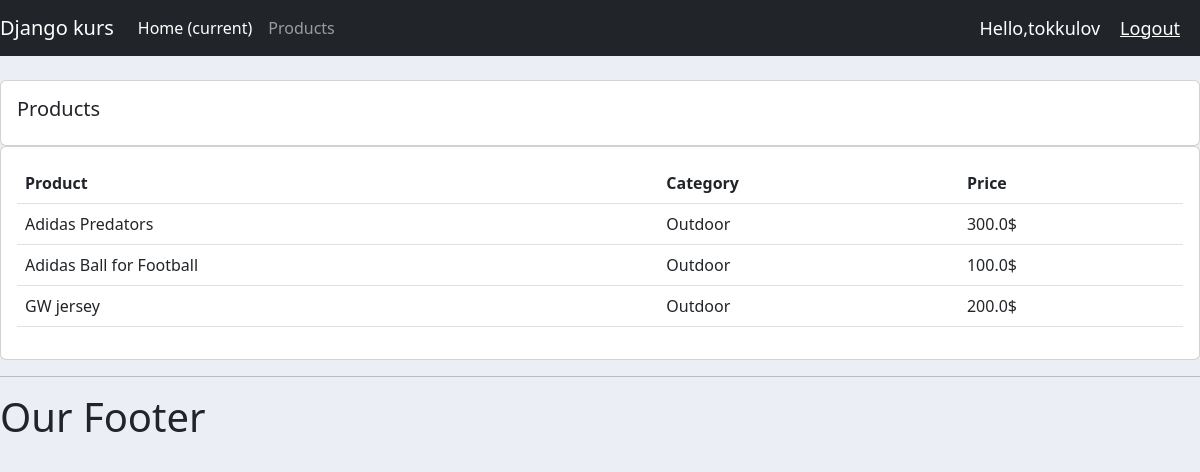
Screenshot of /products/ (signed in) with the database file from the repository.
### accounts/models.py (models this page shows, shortened)
class Product(models.Model):
    CATEGORY = (
        ('Indoor', 'Indoor'),
        ('Outdoor', 'Outdoor'),
    )
    name = models.CharField(max_length=200, null=True)
    price = models.FloatField(null=True)
    category = models.CharField(max_length=200, null=True, choices=CATEGORY)
    description = models.CharField(max_length=200, null=True, blank=True)
    date_created = models.DateTimeField(auto_now_add=True, null=True)
    tags = models.ManyToManyField(Tag)

### accounts/decorators.py (the view)
        def wrapper_func(request, *args, **kwargs):
            group = None
            if request.user.groups.exists():
                group = request.user.groups.all()[0].name
            if group in allowed_roles:
                return view_func(request, *args, **kwargs)
            else:
                return HttpResponse('You are not authorized to view this page')

### accounts/views.py (called while the page is built)
@login_required(login_url='login')
@allowed_users(allowed_roles = ['admin'])
def products(request):
    products = Product.objects.all()
    context =  {'products': products}
    return render(request, 'accounts/products.html',context)

### accounts/templates/accounts/products.html
{% extends 'accounts/main.html' %}
{% block content %}
<br>
<div class="row">
    <div class="col-md">
        <div class="card card-body">
            <h5>Products</h5>
        </div>
        <div class="card card-body">
            <table class="table">
                <tr>
                    <th>Product</th>
                    <th>Category</th>
                    <th>Price</th>
                </tr>
                {% for i in products %}
                    <tr>
                        <td>{{i.name}}</td>
                        <td>{{i.category}}</td>
                        <td>{{i.price}}$</td>
                    </tr>
                {% endfor %}
            </table>
        </div>
    </div>
</div>
{% endblock %}

### accounts/templates/accounts/navbar.html (shortened to what this page needs)
{% load static %}
<nav class="navbar navbar-expand-lg navbar-dark bg-dark">
  <a class="navbar-brand" href="{% url 'home' %}">Django kurs</a>
  <div class="collapse navbar-collapse" id="navbarNavAltMarkup">
    <div class="navbar-nav">
      {% if request.user.is_staff %}
      <a class="nav-item nav-link active" href="{% url 'home' %}">Home <span class="sr-only">(current)</span></a>
      <a class="nav-item nav-link" href="{% url 'products' %}">Products</a>
    </div>
      {% else %}
      <li class = nav-item></li>
      <a class="nav-item nav-link" href="{% url 'account' %}">Settings</a>
      {% endif %}
  </div>
  <span class="hello-msg">Hello,{{request.user}} </span>
  <span><a class="hello-msg" href="{% url 'logout' %}">Logout</a></span>
</nav>

### static/css/main.css (style rules this page uses)
body { background-color: #ebeff5; }

### accounts/templates/accounts/navbar.html (style rules this page uses)
.hello-msg { font-size: 18px; color: #fff; margin-right: 20px; }

### rows the page displays
Product: name "Adidas Predators", category "Outdoor", price "300.0"
Product: name "Adidas Ball for Football", category "Outdoor", price "100.0"
Product: name "GW jersey", category "Outdoor", price "200.0"

### other values shown
{{ request.user }} "tokkulov"
